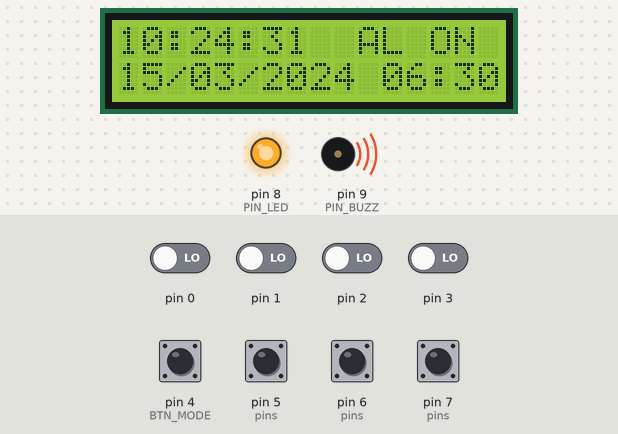
Bench run of a sketch on a simulated Arduino Uno, built with avr-gcc and run on an emulated ATmega328P. Parts: 16×2 character LCD, output pins drawn as LEDs (lit = HIGH), buzzer (waves = sounding, pin HIGH). The inputs (shaded band) are chosen by the test bench; at power-on: pin 4 (BTN_MODE), pin 5 (pins), pin 6 (pins), pin 7 (pins) HIGH, pin 0–3 LOW. The local clock reads 2024-03-15 10:24:30 at power-on unless the sketch sets it.

Above: at 1.2 s.
1.3 s: pin 4 (BTN_MODE) pulled LOW for 0.15 s
At 2.8 s:
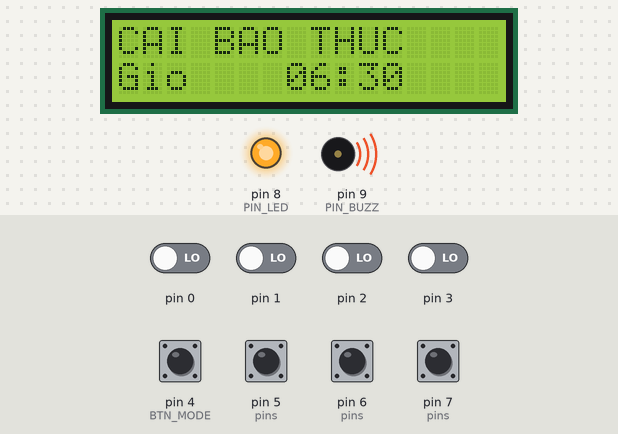
3.1 s: pin 7 (pins) pulled LOW for 0.15 s
At 4.1 s:
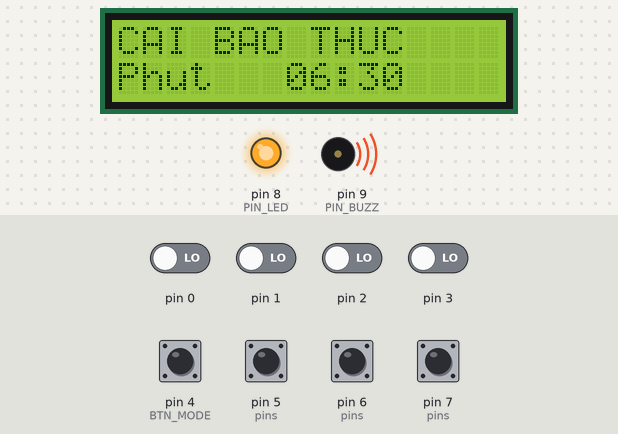
4.7 s: pin 4 (BTN_MODE) pulled LOW for 1 s
At 6.1 s:
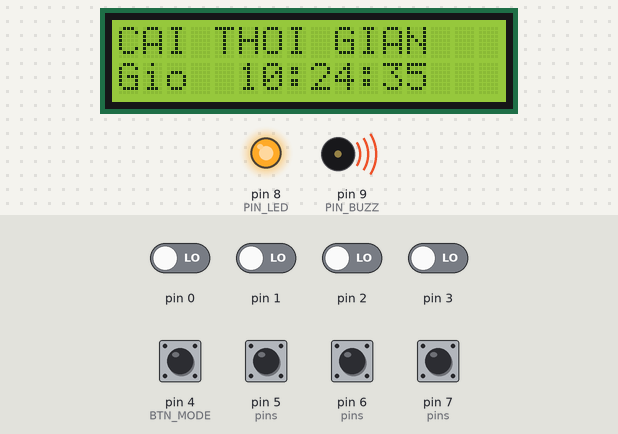
7.3 s: pin 7 (pins) pulled LOW for 1 s
At 8.5 s:
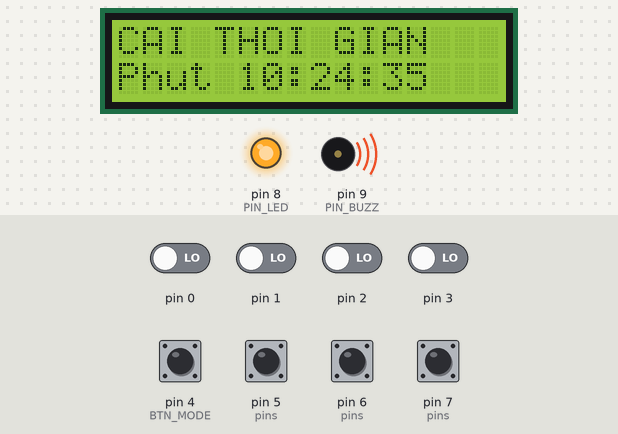
9.8 s: pin 7 (pins) pulled LOW for 0.15 s
At 10.4 s:
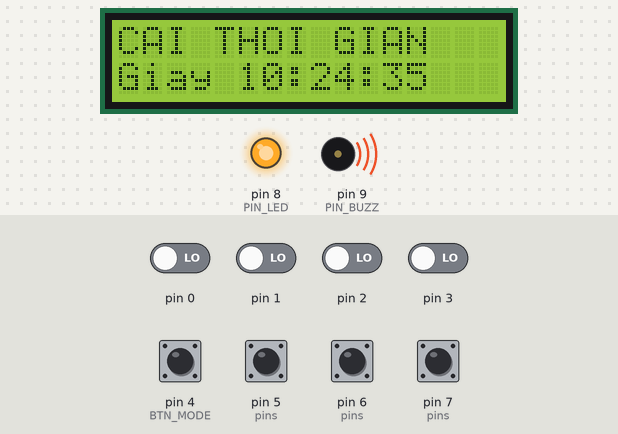
11.4 s: pin 5 (pins) pulled LOW for 0.15 s
At 12.8 s:
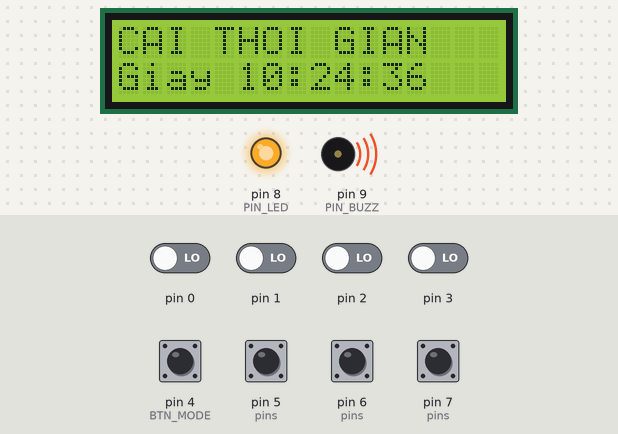
Timing chart, 0 to 14.0 s (numbered marks = the images above; inputs shaded):
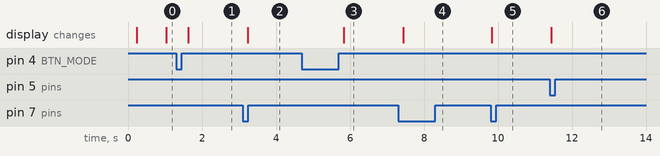

The sketch:

BaoThuc_RutGon_v2.ino
```cpp
#include <Wire.h>
#include <RTClib.h>
#include <LiquidCrystal_I2C.h>
#include <EEPROM.h>
#include <avr/interrupt.h>

#define FORCE_SET_TIME 0

#define BTN_MODE 4
#define BTN_UP   5
#define BTN_DOWN 6
#define BTN_SET  7

#define PIN_LED  8
#define PIN_BUZZ 9

#define LED_ON    LOW
#define LED_OFF   HIGH
#define BUZZ_IDLE HIGH

LiquidCrystal_I2C lcd(0x20, 16, 2);
RTC_DS1307 rtc;

byte mode = 0;
byte step = 0;
bool ringing = false;

byte alarmH = 6;
byte alarmM = 30;
bool alarmOn = true;

byte tH, tM, tS;
DateTime now;

unsigned long tRead = 0;
unsigned long tDraw = 0;
unsigned long tRing = 0;
unsigned long tHold = 0;
int lastKey = -1;

const byte pins[4] = {BTN_MODE, BTN_UP, BTN_DOWN, BTN_SET};
unsigned long lastPressTime[4] = {0, 0, 0, 0};

bool modePressed = false;
bool modeHoldDone = false;

// Bien duoc ISR cap nhat.
volatile byte pressedMask = 0;
volatile byte releasedMask = 0;
volatile byte lastPortD = 0;

const char *NAME_ALARM[2] = {"Gio ", "Phut"};
const char *NAME_TIME[3] = {"Gio ", "Phut", "Giay"};

bool timeValid(DateTime t) {
  return t.year() >= 2020 && t.year() <= 2099 &&
         t.month() >= 1 && t.month() <= 12 &&
         t.day() >= 1 && t.day() <= 31 &&
         t.hour() < 24 && t.minute() < 60 && t.second() < 60;
}

void saveAlarm() {
  EEPROM.update(0, 0x5A);
  EEPROM.update(1, alarmH);
  EEPROM.update(2, alarmM);
  EEPROM.update(3, alarmOn);
}

void loadAlarm() {
  if (EEPROM.read(0) == 0x5A) {
    alarmH = EEPROM.read(1);
    alarmM = EEPROM.read(2);
    alarmOn = EEPROM.read(3);
  }

  if (alarmH > 23) alarmH = 6;
  if (alarmM > 59) alarmM = 30;
}

void showLine(byte row, const char *s) {
  lcd.setCursor(0, row);

  byte n = 0;
  while (s[n] && n < 16) {
    lcd.print(s[n]);
    n++;
  }

  while (n < 16) {
    lcd.print(' ');
    n++;
  }
}

// Ngat PCINT cho PORTD.
// Chi xu ly D4, D5, D6, D7; khong xu ly D0, D1.
ISR(PCINT2_vect) {
  byte currentPortD = PIND;
  byte buttonMask = _BV(PD4) | _BV(PD5) | _BV(PD6) | _BV(PD7);
  byte changed = (currentPortD ^ lastPortD) & buttonMask;

  // Nut dung INPUT_PULLUP: LOW la dang nhan.
  pressedMask |= changed & lastPortD & ~currentPortD;
  releasedMask |= changed & ~lastPortD & currentPortD;

  lastPortD = currentPortD;
}

void readButtonEvents(byte &pressed, byte &released) {
  noInterrupts();
  pressed = pressedMask;
  released = releasedMask;
  pressedMask = 0;
  releasedMask = 0;
  interrupts();
}

// Loc doi nut o loop, khong dung delay trong ISR.
byte debouncePressed(byte rawPressed) {
  byte validPressed = 0;
  unsigned long currentTime = millis();

  for (byte i = 0; i < 4; i++) {
    byte mask = _BV(pins[i]);

    if ((rawPressed & mask) &&
        currentTime - lastPressTime[i] >= 30) {
      lastPressTime[i] = currentTime;
      validPressed |= mask;
    }
  }

  return validPressed;
}

void setup() {
  for (byte i = 0; i < 4; i++) {
    pinMode(pins[i], INPUT_PULLUP);
  }

  pinMode(PIN_LED, OUTPUT);
  digitalWrite(PIN_LED, LED_OFF);

  pinMode(PIN_BUZZ, OUTPUT);
  digitalWrite(PIN_BUZZ, BUZZ_IDLE);

  lcd.init();
  lcd.backlight();

  rtc.begin();
  now = rtc.now();

  if (FORCE_SET_TIME || !rtc.isrunning() || !timeValid(now)) {
    rtc.adjust(DateTime(F(__DATE__), F(__TIME__)));
    now = rtc.now();
  }

  loadAlarm();

  // Bat Pin Change Interrupt cho D4-D7.
  lastPortD = PIND;
  PCICR |= _BV(PCIE2);
  PCMSK2 |= _BV(PCINT20);
  PCMSK2 |= _BV(PCINT21);
  PCMSK2 |= _BV(PCINT22);
  PCMSK2 |= _BV(PCINT23);
}

void loop() {
  char buf[17];

  byte rawPressed, rawReleased;
  readButtonEvents(rawPressed, rawReleased);

  byte pressed = debouncePressed(rawPressed);
  bool modeReleased =
      (rawReleased & _BV(BTN_MODE)) &&
      digitalRead(BTN_MODE) == HIGH;

  if (millis() - tRead >= 500) {
    tRead = millis();

    DateTime t = rtc.now();
    if (timeValid(t)) {
      now = t;
    }
  }

  int key = now.hour() * 60 + now.minute();

  if (key != lastKey) {
    lastKey = key;

    if (alarmOn && !ringing &&
        now.hour() == alarmH &&
        now.minute() == alarmM) {
      ringing = true;
      tRing = millis();
      tone(PIN_BUZZ, 2500);
      digitalWrite(PIN_LED, LED_ON);
    }
  }

  if (ringing) {
    if (pressed || millis() - tRing >= 30000) {
      ringing = false;
      noTone(PIN_BUZZ);
      digitalWrite(PIN_BUZZ, BUZZ_IDLE);
      digitalWrite(PIN_LED, LED_OFF);
    }
  } else {
    // MODE: bat dau dem khi co ngat nhan nut.
    if (pressed & _BV(BTN_MODE)) {
      modePressed = true;
      modeHoldDone = false;
      tHold = millis();
    }

    // Giu MODE 2 giay: bat/tat bao thuc.
    if (modePressed && !modeHoldDone &&
        millis() - tHold >= 2000) {
      modeHoldDone = true;
      alarmOn = !alarmOn;
      saveAlarm();
      mode = 0;
    }

    // Tha MODE truoc 2 giay: chuyen che do.
    if (modeReleased && modePressed) {
      if (!modeHoldDone) {
        mode = (mode + 1) % 3;
        step = 0;

        if (mode == 1) {
          tH = alarmH;
          tM = alarmM;
        }

        if (mode == 2) {
          tH = now.hour();
          tM = now.minute();
          tS = now.second();
        }
      }

      modePressed = false;
    }

    int d = 0;

    if (pressed & _BV(BTN_UP)) {
      d = 1;
    }

    if (pressed & _BV(BTN_DOWN)) {
      d = -1;
    }

    bool setPressed = pressed & _BV(BTN_SET);

    if (mode == 1) {
      if (d) {
        if (step == 0) {
          tH = (tH + 24 + d) % 24;
        } else {
          tM = (tM + 60 + d) % 60;
        }
      }

      if (setPressed) {
        if (step == 0) {
          step = 1;
        } else {
          alarmH = tH;
          alarmM = tM;
          saveAlarm();
          lastKey = -1;
          mode = 0;
        }
      }
    } else if (mode == 2) {
      if (d) {
        if (step == 0) {
          tH = (tH + 24 + d) % 24;
        } else if (step == 1) {
          tM = (tM + 60 + d) % 60;
        } else {
          tS = (tS + 60 + d) % 60;
        }
      }

      if (setPressed) {
        if (step < 2) {
          step++;
        } else {
          rtc.adjust(DateTime(
            now.year(), now.month(), now.day(),
            tH, tM, tS
          ));

          lastKey = -1;
          mode = 0;
        }
      }
    }
  }

  if (millis() - tDraw >= 200) {
    tDraw = millis();

    if (ringing) {
      showLine(0, "*** BAO THUC ***");
      showLine(1, "Nhan nut de tat");
    } else if (mode == 0) {
      sprintf(
        buf, "%02d:%02d:%02d  %s",
        now.hour(), now.minute(), now.second(),
        alarmOn ? "AL ON" : "AL OFF"
      );
      showLine(0, buf);

      sprintf(
        buf, "%02d/%02d/%04d %02d:%02d",
        now.day(), now.month(), now.year(),
        alarmH, alarmM
      );
      showLine(1, buf);
    } else if (mode == 1) {
      showLine(0, "CAI BAO THUC");
      sprintf(buf, "%s   %02d:%02d", NAME_ALARM[step], tH, tM);
      showLine(1, buf);
    } else {
      showLine(0, "CAI THOI GIAN");
      sprintf(buf, "%s %02d:%02d:%02d", NAME_TIME[step], tH, tM, tS);
      showLine(1, buf);
    }
  }
}
```

Measured:
- after the input at 1.3 s, the display: changes after 0.33 s (image 1)
- after the input at 3.1 s, the display: changes after 0.13 s (image 2)
- after the input at 4.7 s, the display: changes after 1.1 s (image 3)
- after the input at 7.3 s, the display: changes after 0.13 s (image 4)
- after the input at 9.8 s, the display: changes at once (image 5)
- after the input at 11.4 s, the display: changes at once (image 6)
